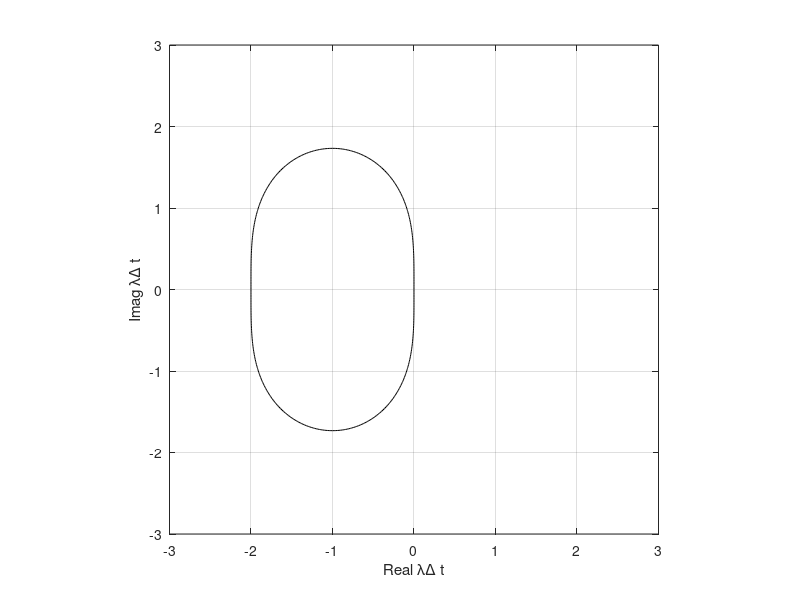

Recreate this plot in MATLAB.
% Specify x range and number of points
x0 = -3;
x1 =  3;
Nx = 301;

% Specify y range and number of points
y0 = -3;
y1 =  3;
Ny = 301;

% Construct mesh
xv    = linspace(x0,x1,Nx);
yv    = linspace(y0,y1,Ny);
[x,y] = meshgrid(xv,yv);

% Calculate z
z = x + i*y;

% 2nd order Runge-Kutta growth factor
g = 1 + z + 0.5*z.^2;

% Calculate magnitude of g
gmag = abs(g);

% Plot contours of gmag
contour(x,y,gmag,[1 1],'k-');
axis([x0,x1,y0,y1]);
axis('square');
xlabel('Real \lambda\Delta t');
ylabel('Imag \lambda\Delta t');
grid on;
